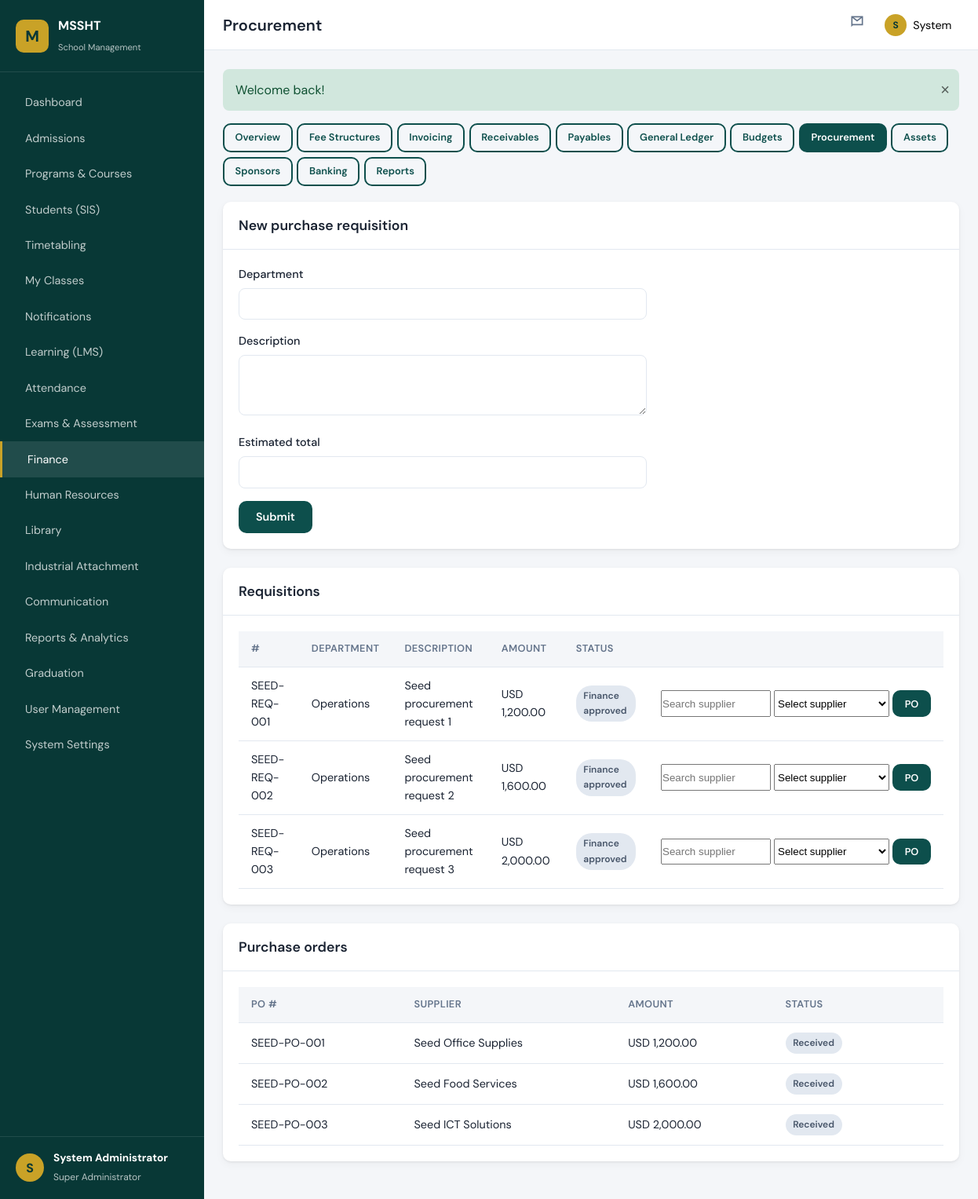
Screenshot of /modules/finance/procurement.php (signed in) with the database file from the repository.
### tables this page shows
CREATE TABLE `purchase_requisitions` (
  `id` int(10) unsigned NOT NULL AUTO_INCREMENT,
  `req_number` varchar(30) NOT NULL,
  `department` varchar(100) NOT NULL,
  `description` text NOT NULL,
  `estimated_total` decimal(14,2) NOT NULL,
  `status` enum('draft','hod_approved','finance_approved','procurement_approved','rejected','ordered') DEFAULT 'draft',
  `requested_by` int(10) unsigned DEFAULT NULL,
  `hod_approved_by` int(10) unsigned DEFAULT NULL,
  `finance_approved_by` int(10) unsigned DEFAULT NULL,
  `created_at` timestamp NOT NULL DEFAULT current_timestamp(),
  PRIMARY KEY (`id`),
  UNIQUE KEY `req_number` (`req_number`)
);

CREATE TABLE `purchase_orders` (
  `id` int(10) unsigned NOT NULL AUTO_INCREMENT,
  `po_number` varchar(30) NOT NULL,
  `requisition_id` int(10) unsigned DEFAULT NULL,
  `supplier_id` int(10) unsigned NOT NULL,
  `total_amount` decimal(14,2) NOT NULL,
  `status` enum('draft','sent','partial','received','cancelled') DEFAULT 'draft',
  `created_at` timestamp NOT NULL DEFAULT current_timestamp(),
  PRIMARY KEY (`id`),
  UNIQUE KEY `po_number` (`po_number`),
  KEY `requisition_id` (`requisition_id`),
  KEY `supplier_id` (`supplier_id`),
  CONSTRAINT `purchase_orders_ibfk_1` FOREIGN KEY (`requisition_id`) REFERENCES `purchase_requisitions` (`id`) ON DELETE SET NULL,
  CONSTRAINT `purchase_orders_ibfk_2` FOREIGN KEY (`supplier_id`) REFERENCES `suppliers` (`id`)
);

CREATE TABLE `suppliers` (
  `id` int(10) unsigned NOT NULL AUTO_INCREMENT,
  `code` varchar(30) NOT NULL,
  `name` varchar(200) NOT NULL,
  `contact_person` varchar(120) DEFAULT NULL,
  `email` varchar(150) DEFAULT NULL,
  `phone` varchar(30) DEFAULT NULL,
  `tax_number` varchar(50) DEFAULT NULL,
  `bank_name` varchar(100) DEFAULT NULL,
  `bank_account` varchar(80) DEFAULT NULL,
  `is_active` tinyint(1) DEFAULT 1,
  `created_at` timestamp NOT NULL DEFAULT current_timestamp(),
  PRIMARY KEY (`id`),
  UNIQUE KEY `code` (`code`)
);

### modules/finance/procurement.php (the view, shortened to what this page needs)
<?php
$db = getDB();
$requisitions = $db->query('SELECT * FROM purchase_requisitions ORDER BY created_at DESC LIMIT 30')->fetchAll();
$orders = $db->query(
    'SELECT po.*, s.name AS supplier_name FROM purchase_orders po JOIN suppliers s ON s.id = po.supplier_id ORDER BY po.created_at DESC LIMIT 20'
)->fetchAll();
require_once __DIR__ . '/../../includes/header.php';
require __DIR__ . '/../../includes/finance-nav.php';
?>
<div class="card"><div class="card-header"><h2>New purchase requisition</h2></div>
<div class="card-body" style="max-width:560px;"><form method="post">
    <div class="form-group"><label>Department</label><input name="department" required></div>
    <div class="form-group"><label>Description</label><textarea name="description" rows="3" required></textarea></div>
    <div class="form-group"><label>Estimated total</label><input type="number" step="0.01" name="estimated_total" required></div>
    <button type="submit" class="btn btn-primary">Submit</button>
</form></div></div>
<div class="card" style="margin-top:1.5rem;"><div class="card-header"><h2>Requisitions</h2></div>
<div class="card-body table-wrap"><table class="data-table">
<thead><tr><th>#</th><th>Department</th><th>Description</th><th>Amount</th><th>Status</th><th></th></tr></thead>
<tbody>
<?php foreach ($requisitions as $r): ?>
<tr>
    <td><?= e($r['req_number']) ?></td><td><?= e($r['department']) ?></td>
    <td><?= e(substr($r['description'], 0, 60)) ?></td><td><?= formatMoney((float)$r['estimated_total']) ?></td>
    <td><?= statusBadge($r['status']) ?></td>
    <td style="white-space:nowrap;">
        <?php if (in_array($r['status'], ['finance_approved', 'procurement_approved'], true)): ?>
        <form method="post" style="display:inline-flex;gap:.25rem;">
        <input type="text" id="poSupplierSearch" placeholder="Search supplier" style="max-width:140px;">
        <select name="supplier_id" id="poSupplierSelect" required style="max-width:160px;"><option value="">Select supplier</option></select>
        <button class="btn btn-sm btn-primary">PO</button></form>
        <?php endif; ?>
    </td>
</tr>
<?php endforeach; ?>
</tbody></table></div></div>
<div class="card" style="margin-top:1.5rem;"><div class="card-header"><h2>Purchase orders</h2></div>
<div class="card-body table-wrap"><table class="data-table">
<thead><tr><th>PO #</th><th>Supplier</th><th>Amount</th><th>Status</th><th></th></tr></thead>
<tbody>
<?php foreach ($orders as $po): ?>
<tr>
    <td><?= e($po['po_number']) ?></td><td><?= e($po['supplier_name']) ?></td>
    <td><?= formatMoney((float)$po['total_amount']) ?></td><td><?= statusBadge($po['status']) ?></td>
    <td></td>
</tr>
<?php endforeach; ?>
</tbody></table></div></div>
<?php require_once __DIR__ . '/../../includes/footer.php'; ?>

### includes/helpers.php (shortened to what this page needs)
<?php
function e(?string $value): string
{
    return htmlspecialchars($value ?? '', ENT_QUOTES, 'UTF-8');
}
function formatMoney(float $amount, string $currency = 'USD'): string
{
    return $currency . ' ' . number_format($amount, 2);
}
function statusBadge(string $status): string
{
    $map = [
        'pending'      => 'badge-warning',
        'under_review' => 'badge-info',
        'approved'     => 'badge-success',
        'rejected'     => 'badge-danger',
        'active'       => 'badge-success',
        'inactive'     => 'badge-secondary',
        'paid'         => 'badge-success',
        'partial'      => 'badge-warning',
        'overdue'      => 'badge-danger',
        'open'         => 'badge-success',
        'closed'       => 'badge-secondary',
    ];
    $class = $map[$status] ?? 'badge-secondary';
    return '<span class="badge ' . $class . '">' . e(ucfirst(str_replace('_', ' ', $status))) . '</span>';
}

### assets/css/main.css (style rules this page uses)
:root { --color-primary: #0d4f4c; --color-primary-dark: #083836; --color-primary-light: #1a7a75; --color-accent: #c9a227; --color-accent-light: #e8c547; --color-bg: #f4f6f9; --color-surface: #ffffff; --color-text: #1a2332; --color-text-muted: #64748b; --color-border: #e2e8f0; --color-danger: #dc3545; --color-success: #198754; --color-warning: #ffc107; --color-info: #0dcaf0; --sidebar-width: 260px; --topbar-height: 64px; --radius: 10px; --shadow: 0 1px 3px rgba(0,0,0,.08), 0 4px 12px rgba(0,0,0,.04); --font-sans: 'DM Sans', system-ui, sans-serif; --font-display: 'Playfair Display', Georgia, serif; }
*, *::before, *::after { box-sizing: border-box; margin: 0; padding: 0; }
html { font-size: 16px; scroll-behavior: smooth; }
body { font-family: var(--font-sans); color: var(--color-text); background: var(--color-bg); line-height: 1.6; }
.btn { display: inline-flex; align-items: center; justify-content: center; gap: .5rem; padding: .6rem 1.25rem; border-radius: var(--radius); font-weight: 600; font-size: .9rem; border: 2px solid transparent; cursor: pointer; transition: all .2s; font-family: inherit; }
.btn-primary { background: var(--color-primary); color: #fff; }
.btn-sm { padding: .4rem .85rem; font-size: .8rem; }
.card { background: var(--color-surface); border-radius: var(--radius); box-shadow: var(--shadow); margin-bottom: 1.5rem; }
.card-header { padding: 1rem 1.25rem; border-bottom: 1px solid var(--color-border); display: flex; align-items: center; justify-content: space-between; }
.card-header h2 { font-size: 1.1rem; font-weight: 600; }
.card-body { padding: 1.25rem; }
.table-wrap { overflow-x: auto; }
table.data-table { width: 100%; border-collapse: collapse; font-size: .9rem; }
table.data-table th, table.data-table td { padding: .75rem 1rem; text-align: left; border-bottom: 1px solid var(--color-border); }
table.data-table th { background: var(--color-bg); font-weight: 600; font-size: .8rem; text-transform: uppercase; letter-spacing: .03em; color: var(--color-text-muted); }
.form-group { margin-bottom: 1rem; }
.form-group label { display: block; margin-bottom: .35rem; font-weight: 500; font-size: .9rem; }
.form-group input, .form-group select, .form-group textarea { width: 100%; padding: .65rem .85rem; border: 1px solid var(--color-border); border-radius: 8px; font-family: inherit; font-size: .9rem; transition: border-color .2s; }
.badge { display: inline-block; padding: .25rem .6rem; border-radius: 20px; font-size: .75rem; font-weight: 600; }
.badge-secondary { background: #e2e8f0; color: #475569; }

### rows the page displays
purchase_requisitions: req_number "SEED-REQ-001", department "Operations", description "Seed procurement request 1", estimated_total "USD 1,200.00", status "Finance approved"
purchase_requisitions: req_number "SEED-REQ-002", department "Operations", description "Seed procurement request 2", estimated_total "USD 1,600.00", status "Finance approved"
purchase_requisitions: req_number "SEED-REQ-003", department "Operations", description "Seed procurement request 3", estimated_total "USD 2,000.00", status "Finance approved"
purchase_orders: po_number "SEED-PO-001", supplier.name "Seed Office Supplies", total_amount "USD 1,200.00", status "Received"
purchase_orders: po_number "SEED-PO-002", supplier.name "Seed Food Services", total_amount "USD 1,600.00", status "Received"
purchase_orders: po_number "SEED-PO-003", supplier.name "Seed ICT Solutions", total_amount "USD 2,000.00", status "Received"

### other values shown
$item['label'] "Dashboard"
$item['label'] "Admissions"
$item['label'] "Programs & Courses"
$item['label'] "Students (SIS)"
$item['label'] "Timetabling"
$item['label'] "My Classes"
$item['label'] "Notifications"
$item['label'] "Learning (LMS)"
$item['label'] "Attendance"
$item['label'] "Exams & Assessment"
$item['label'] "Finance"
$item['label'] "Human Resources"
$item['label'] "Library"
$item['label'] "Industrial Attachment"
$item['label'] "Communication"
